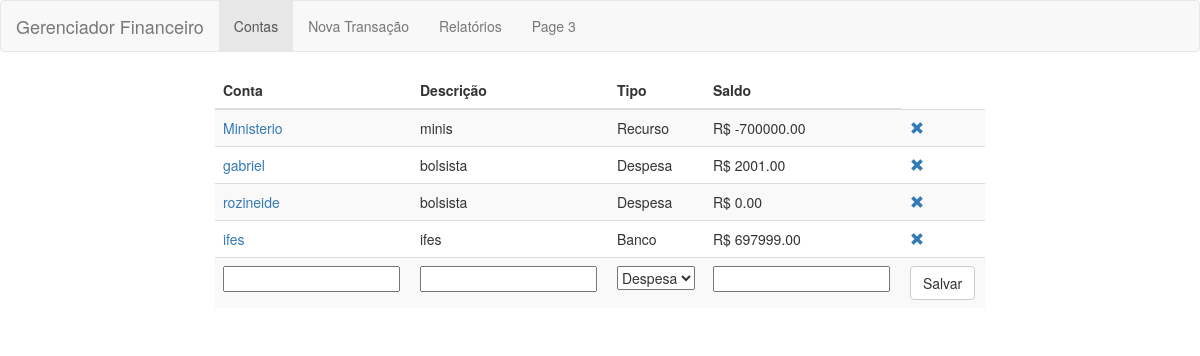
/financial/, run on an earlier commit of the app's database.
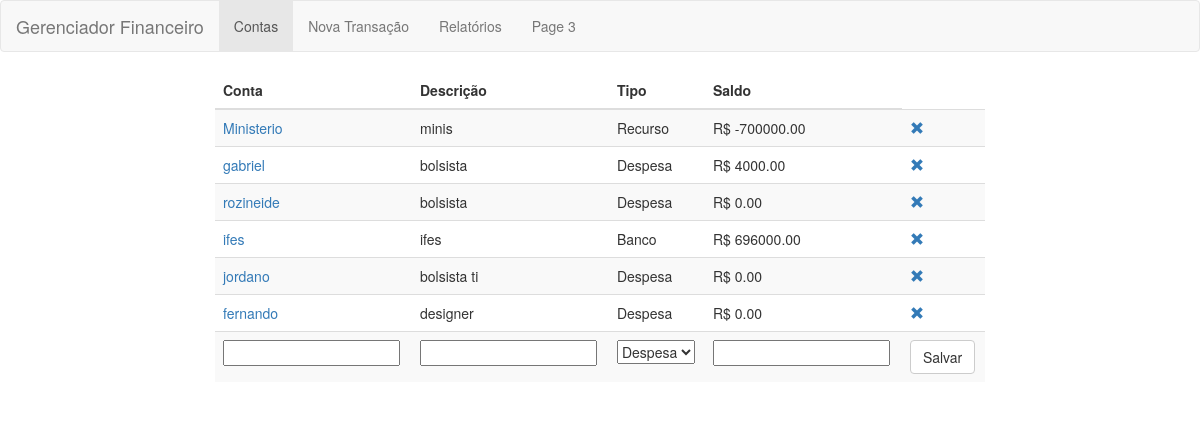
And on a later commit of the database.
### financial/models.py (models this page shows, shortened)
class Account(models.Model):
    name = models.CharField("nome da conta", max_length=50)
    description = models.CharField(max_length=200)
    bank = 'BK'
    expense = 'EX'
    income = 'IN'
    acc_type_choices = (
        (bank, 'Banco'),
        (expense, 'Despesa'),
        (income, 'Recurso'),
    )
    acc_type = models.CharField(
        "tipo", max_length=2, choices=acc_type_choices, default=expense)
    balance = models.DecimalField("saldo", max_digits=15, decimal_places=2)

### financial/views.py (the view, shortened to what this page needs)
class IndexView(generic.CreateView):
    template_name = 'financial/index.html'
    context_object_name = 'accounts_list'
    model = Account
    form_class = AccountForm
    def get_context_data(self, **kwargs):
        context = super(IndexView, self).get_context_data(**kwargs)
        context[self.context_object_name] = Account.objects.all()
        return context

### financial/forms.py
class AccountForm(ModelForm):
    class Meta:
        model = Account
        fields = '__all__'

### financial/templates/financial/index.html (shortened to what this page needs)
{% extends 'base_financial.html' %}
{% block content %}
{% load staticfiles %}
  <table class="table table-striped">
    <thead>
      <tr>
        <th>Conta</th>
        <th>Descrição</th>
        <th>Tipo</th>
        <th>Saldo</th>
      </tr>
    </thead>
    <tbody>
      {% if accounts_list %}
      {% for account in accounts_list %}
      <tr>
        <td><a href="{% url 'financial:account_transactions' account.id%}"> {{ account.name }} </a></td>
        <td>{{ account.description }}</td>
        <td>{{ account.get_acc_type_display }}</td>
        <td>R$ {{ account.balance }}</td>
        <td><a href="{% url 'financial:delete_account' account.id %}"><span class="glyphicon glyphicon-remove"></span></a></td>
      </tr>
      {% endfor %}
      {% endif %}
      <tr>
        <form method="POST" class="post">{% csrf_token %}
          {% for field in form %}
            <td>{{ field }}</td>
          {%  endfor %}
          <td><button type="submit" class="save btn btn-default">Salvar</button></td>
        </form>
      </tr>
    </table>
{% endblock %}

### financial/templates/base_financial.html (shortened to what this page needs)
<!DOCTYPE html>
{% load staticfiles %}
<html lang="pt">
    <head>
       <link rel="stylesheet" href="{% static "financial/financial.css"  %}">
        <link rel="stylesheet" href="//maxcdn.bootstrapcdn.com/bootstrap/3.3.2/css/bootstrap.min.css">
        <link rel="stylesheet" type="text/css" href="http://netdna.bootstrapcdn.com/bootstrap/3.3.2/css/bootstrap.min.css" media="screen" />
    </head>
    <body>
        <nav class="navbar navbar-default">
          <div class="container-fluid">
            <div class="navbar-header">
              <a class="navbar-brand" href="#">Gerenciador Financeiro</a>
            </div>
            <ul class="nav navbar-nav">
              <li class="active"><a href="{% url 'financial:index'%}">Contas</a></li>
              <li><a href="{% url 'financial:create_transaction'%}">Nova Transação</a></li>
              <li><a href="#">Relatórios</a></li>
              <li><a href="#">Page 3</a></li>
            </ul>
          </div>
        </nav>
        <div class = "container-fluid">
          <div class = "row">
            <div class="col-md-2"></div>
            <div class="col-md-8">
              {% block content %}{% endblock %}
            </div>
            <div class="col-md-2"></div>
          </div>
        </div>
    </body>
</html>

What changed in the data, as far as the page shows it:
changed Account "gabriel": balance "2001.00" → "4000.00"
changed Account "ifes": balance "697999.00" → "696000.00"
added Account: name "jordano", description "bolsista ti", acc_type "Despesa", balance "0.00"
added Account: name "fernando", description "designer", acc_type "Despesa", balance "0.00"
